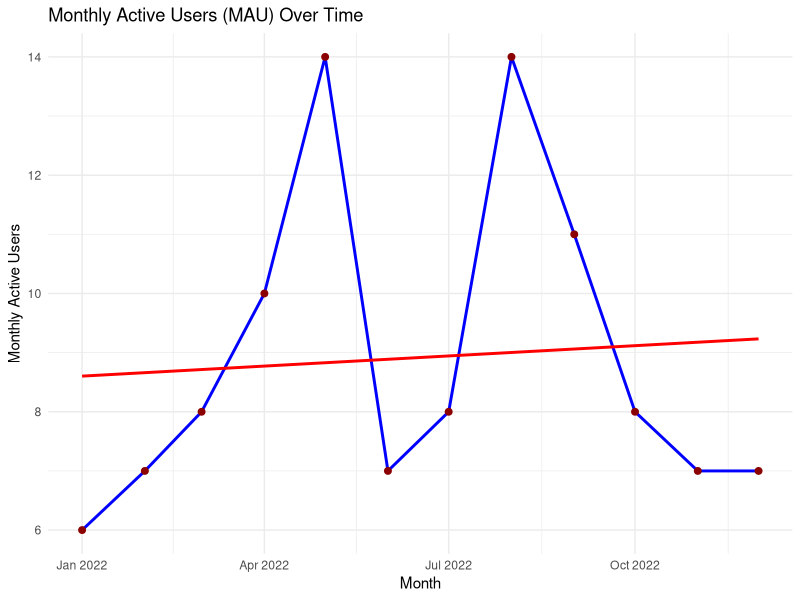

Write the R code that produced this figure.
## ---- chunk 1
# Load the data
MAU <- read.csv("MAU.csv")

# Load ggplot2
library(ggplot2)

# Convert month to Date format
MAU$month <- as.Date(paste0(MAU$month, "-01"))

# Basic line plot with trend line
ggplot(MAU, aes(x = month, y = MAU)) +
  geom_line(color = "blue", linewidth = 1) +
  geom_point(color = "darkred", size = 2) +
  geom_smooth(method = "lm", se = FALSE, color = "red") +
  labs(title = "Monthly Active Users (MAU) Over Time",
       x = "Month", y = "Monthly Active Users") +
  theme_minimal()
